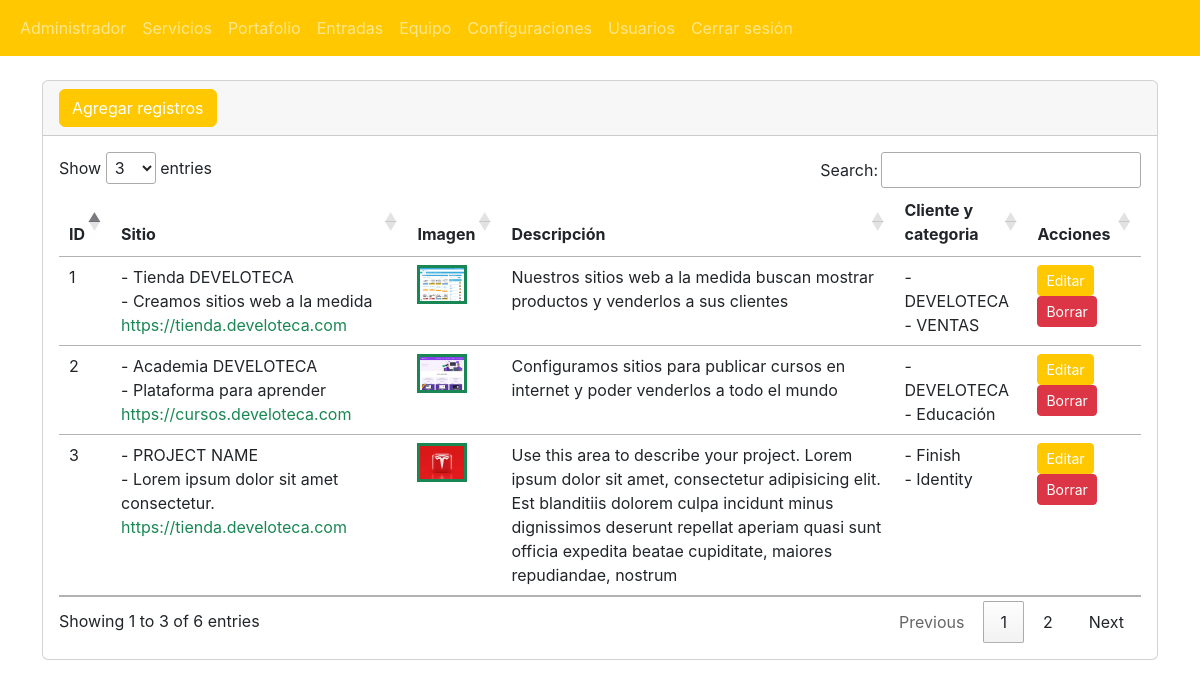
Page /admin/secciones/portafolio/index.php (signed in) on the committed database.
### tables this page shows
CREATE TABLE `tbl_portafolio` (
  `ID` int(11) NOT NULL,
  `titulo` varchar(255) NOT NULL,
  `subtitulo` varchar(255) NOT NULL,
  `imagen` varchar(255) NOT NULL,
  `descripcion` varchar(255) NOT NULL,
  `cliente` varchar(255) NOT NULL,
  `categoria` varchar(255) NOT NULL,
  `url` varchar(255) NOT NULL
);

### admin/secciones/portafolio/index.php (the view, shortened to what this page needs)
<?php
include("../../bd.php");
$sql = "SELECT * FROM tbl_portafolio";
$consulta = $conexion->prepare($sql);
$consulta->execute();
$lista_portafolio = $consulta->fetchAll(PDO::FETCH_ASSOC);
include("../../templates/header.php");
?>
<div class="card">
	<div class="card-header">
		<a class="btn btn-primary" name="" id="" href="crear.php" role="button">Agregar registros</a>
	</div>
	<div class="card-body">
		<div class="table-responsive-sm">
			<table class="table" id="tabla_id">
				<thead>
					<tr>
						<th>ID</th>
						<th>Sitio</th>
						<th>Imagen</th>
						<th>Descripción</th>
						<th>Cliente y categoria</th>
						<th>Acciones</th>
					</tr>
				</thead>
				<tbody>
					<?php foreach ($lista_portafolio as $registro) { ?>
						<tr>
							<td><?php echo $registro['ID']; ?></td>
							<td>
								- <?php echo $registro['titulo']; ?><br/>
								- <?php echo $registro['subtitulo']; ?>
								<a
									class="link-success link-offset-2 link-offset-3-hover link-underline link-underline-opacity-0 link-underline-opacity-75-hover"
									href="<?php echo $registro['url']; ?>"
									rel="noopener"
									target="_blank"
								>
									<?php echo $registro['url']; ?>
								</a>
							</td>
							<td>
								<img class="border border-3 pointer-events-none border-success img-fluid" width="50" src="../../../assets/img/portfolio/<?php echo $registro['imagen']; ?>" alt="<?php echo $registro['titulo']; ?>" />
							</td>
							<td><?php echo $registro['descripcion']; ?></td>
							<td>
								- <?php echo $registro['cliente']; ?><br/>
								- <?php echo $registro['categoria']; ?>
							</td>
							<td>
								<a class="btn btn-warning btn-sm" href="editar.php?txtID=<?php echo $registro['ID']; ?>" name="editar" id="editar" role="button">Editar</a>
								<a class="btn btn-danger btn-sm" href="javascript:borrar(<?php echo $registro['ID']; ?>)" name="borrar" id="borrar" role="button">Borrar</a>
							</td>
						</tr>
					<?php }?>
				</tbody>
			</table>
		</div>
	</div>
</div>
<?php include("../../templates/footer.php"); ?>

### rows in the picture
tbl_portafolio: ID "1", titulo "Tienda DEVELOTECA", subtitulo "Creamos sitios web a la medida", url "https://tienda.develoteca.com", imagen (picture), descripcion "Nuestros sitios web a la medida buscan mostrar productos y venderlos a sus clientes", cliente "DEVELOTECA", categoria "VENTAS"
tbl_portafolio: ID "2", titulo "Academia DEVELOTECA", subtitulo "Plataforma para aprender", url "https://cursos.develoteca.com", imagen (picture), descripcion "Configuramos sitios para publicar cursos en internet y poder venderlos a todo el mundo", cliente "DEVELOTECA", categoria "Educación"
tbl_portafolio: ID "3", titulo "PROJECT NAME", subtitulo "Lorem ipsum dolor sit amet consectetur.", url "https://tienda.develoteca.com", imagen (picture), descripcion "Use this area to describe your project. Lorem ipsum dolor sit amet, consectetur adipisicing elit. Est blanditiis dolorem culpa incidunt minus dignissimos deserunt repellat aperiam quasi sunt officia expedita beatae cupiditate, maiores repudiandae, nostrum", cliente "Finish", categoria "Identity"
